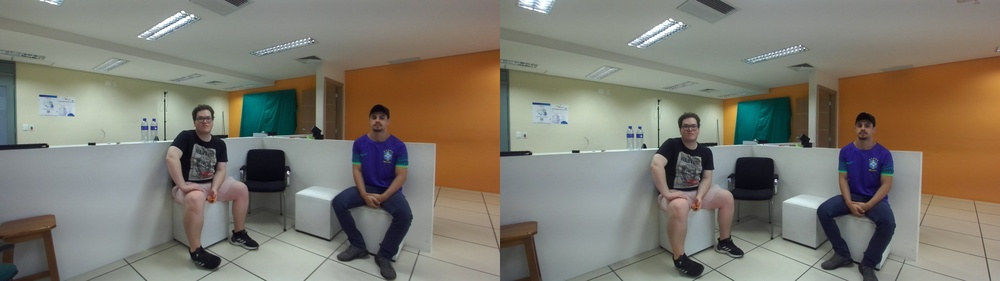
#> input picture hera_people_recog/src/not.jpg, 1000 x 281 px, shrunk from 4416 x 1242 before the run
$ python empty.py
#> lines starting #> are read from the running program, lines starting #| are printed output that depends on the picture
import cv2

img = cv2.imread('not.jpg')
#> img is the input picture: shape (281, 1000, 3); mean B, G, R 110.8, 121.6, 125.6
print(img)
#> (printed output is left out)
h, w, _ = img.shape
#> h = 281; w = 1000
print(img.shape)
#| (281, 1000, 3)
crop = img[:, :w//2]
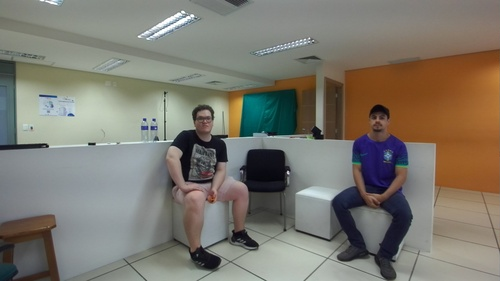
#> crop: shape (281, 500, 3); mean B, G, R 110.4, 120.4, 124.5
cv2.imwrite('notcrop.jpg', crop)

$ run again, with hera_people_recog/src/2023-05-17-135523.jpg copied over hera_people_recog/src/not.jpg
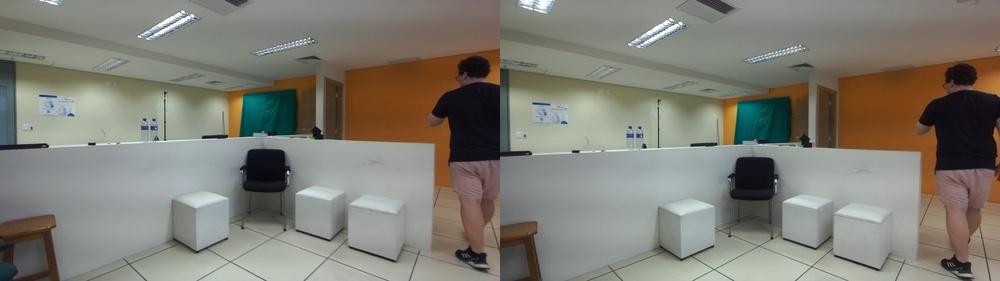
#> input picture hera_people_recog/src/2023-05-17-135523.jpg, 1000 x 281 px, shrunk from 4416 x 1242 before the run
#> img is the input picture: shape (281, 1000, 3); mean B, G, R 115.6, 124.9, 127.1
#> (printed output is left out)
#| (281, 1000, 3)
#> `crop = img[:, :w//2]`:
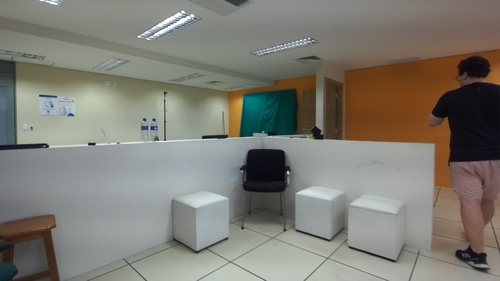
#> crop: shape (281, 500, 3); mean B, G, R 115.6, 124.1, 126.3

$ run again, with hera_people_recog/src/crop.jpg copied over hera_people_recog/src/not.jpg
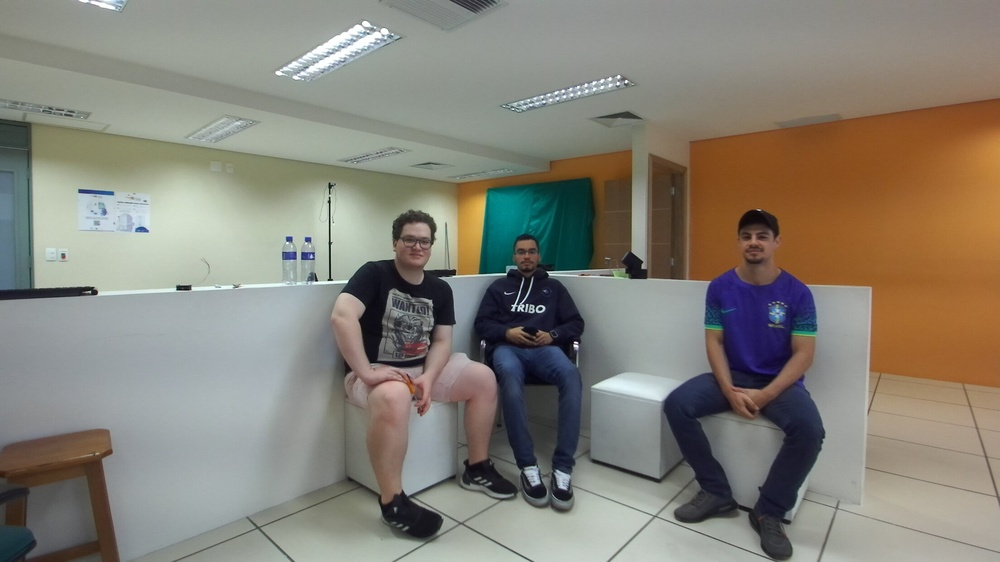
#> input picture hera_people_recog/src/crop.jpg, 1000 x 562 px, shrunk from 2208 x 1242 before the run
#> img is the input picture: shape (562, 1000, 3); mean B, G, R 119.3, 129.8, 134.1
#> (printed output is left out)
#| (562, 1000, 3)
#> `crop = img[:, :w//2]`:
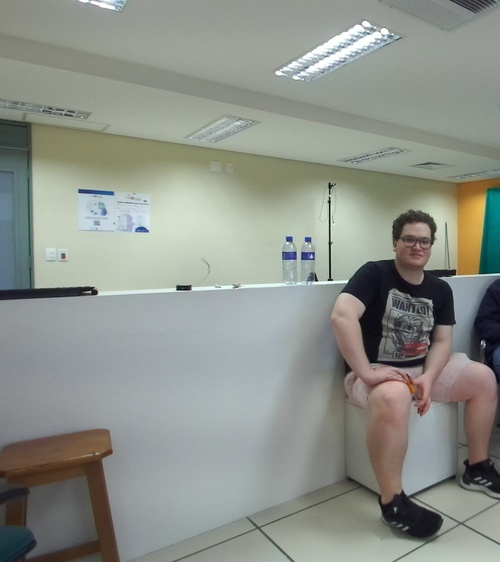
#> crop: shape (562, 500, 3); mean B, G, R 138.4, 145.7, 141.5
